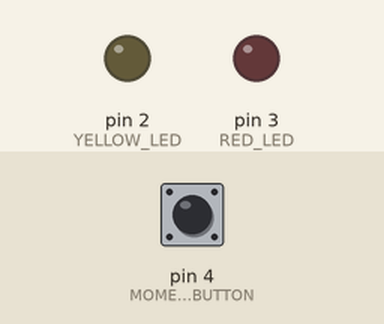
A sketch run on a simulated Arduino Uno, built with avr-gcc and run on an emulated ATmega328P. Shown: output pins drawn as LEDs (lit = HIGH). Dashed ring = blinking. The inputs (shaded band) are chosen by the test bench; at power-on: pin 4 (MOMENT_BUTTON) HIGH. No radio packets arrive unless stated.

Above: at 1.2 s.
1.3 s: pin 4 (MOMENT_BUTTON) pulled LOW for 1 s
At 1.4 s:
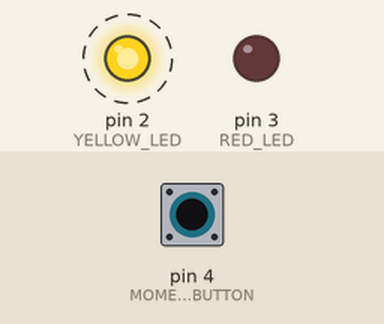
4.3 s: pin 4 (MOMENT_BUTTON) pulled LOW for 3.2 s
At 8.4 s:
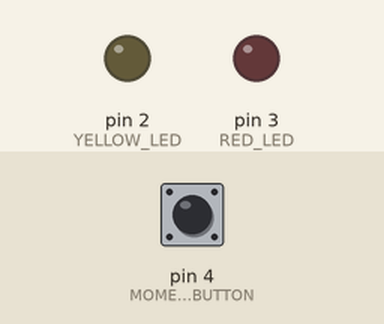
Timing chart, 0 to 9.9 s (numbered marks = the images above; inputs shaded):
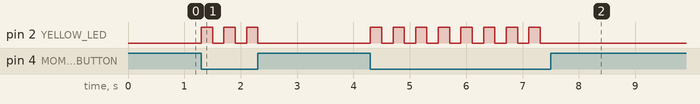

Measured:
- after the input at 1.3 s, pin 2 (YELLOW_LED): alternates HIGH for 0.20 s and LOW for 0.20 s, 6 changes in all, then stays LOW, starting at once
- after the input at 4.3 s, pin 2 (YELLOW_LED): alternates HIGH for 0.20 s and LOW for 0.20 s, 16 changes in all, then stays LOW, starting at once

The sketch:

NRF24L01-COM4.ino
```cpp
#include "RF24.h"//can be found through the IDE: Sketch/Include Library/Manage Libraries/ Search for RF24 and locate RF24 by TMRh20/ more info / Install

// Set up the button and LEDs
#define MOMENT_BUTTON 4
#define YELLOW_LED 2
#define RED_LED 3

enum opMode {
  TRANSMIT,
  RECIEVE
};
const opMode operationalMode = TRANSMIT;

RF24 NRF24L01 (7, 8);//create object called NRF24L01. specifying the CE and CSN pins to be used on the Arduino
byte address[] [6] = {"pipe1", "pipe2"};//set addresses of the 2 pipes for read and write
int buttonState = 0;  //used for both transmission and receive

void flashLed(int led, int count=1, int milliseconds=200);

void setup() {
  Serial.begin(9600);

  // Setup the Arduino pins
  pinMode(MOMENT_BUTTON, INPUT_PULLUP);
  pinMode(YELLOW_LED, OUTPUT);
  pinMode(RED_LED, OUTPUT);

  NRF24L01.begin(); //open the pipes to read and write from board 1
  NRF24L01.openReadingPipe(1, address[0]);//open reading pipe from address pipe 1
  NRF24L01.openWritingPipe(address[1]);//open writing pipe to address pipe 2

  NRF24L01.setPALevel(RF24_PA_MIN);//set RF power output to minimum, RF24_PA_MIN (change to RF24_PA_MAX if required)
  NRF24L01.setDataRate(RF24_250KBPS);//set data rate to 250kbps

  // If the frequency of 110 below is a problem with other wi-fi for you increment by 1 until it is ok
  // Don't forget that both sets of code must have the same frequency
  NRF24L01.setChannel(111);//set frequency to channel 110.
}

void loop() {
  NRF24L01.stopListening();

  // Test for button press on THIS board
  buttonState = digitalRead(MOMENT_BUTTON);

  // Button is pulled up so test for LOW
  if (buttonState == LOW) {
    // Send LOW state to other Arduino board

    buttonState = 200;
    if (!NRF24L01.write(&buttonState, sizeof(buttonState))) {
      // No acknowledgement of receipt by reciever
      Serial.println("Signal not recieved.");
    }
    else {
      // Flash the yellow LED to show progress
      flashLed(YELLOW_LED);
    }
  }
}

void flashLed(int led, int count, int milliseconds)
{
  for (int i = 0; i < count; i++)
  {
    digitalWrite(led, HIGH);
    delay(milliseconds);
    digitalWrite(led, LOW);
    if (i < count) { delay(milliseconds); }
  }
}
```
